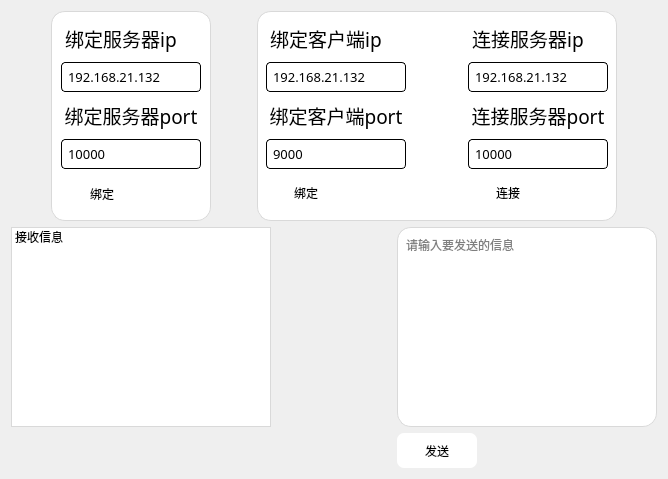
    <widget class="QWidget" name="network_page">
     <layout class="QGridLayout" name="gridLayout_25">
      <item row="0" column="0" colspan="3">
       <layout class="QHBoxLayout" name="horizontalLayout_6">
        <item>
         <spacer name="horizontalSpacer_13">
          <property name="orientation">
           <enum>Qt::Horizontal</enum>
          </property>
          <property name="sizeHint" stdset="0">
           <size>
            <width>40</width>
            <height>20</height>
           </size>
          </property>
         </spacer>
        </item>
        <item>
         <widget class="QWidget" name="TCP_server" native="true">
          <property name="minimumSize">
           <size>
            <width>160</width>
            <height>210</height>
           </size>
          </property>
          <property name="maximumSize">
           <size>
            <width>160</width>
            <height>210</height>
           </size>
          </property>
          <property name="styleSheet">
           <string notr="true">#TCP_server
{
	background-color: rgb(255, 255, 255);
	border-radius: 14px;
	border:1px solid rgb(217, 217, 217);
}</string>
          </property>
          <widget class="QLabel" name="Title_2">
           <property name="geometry">
            <rect>
             <x>10</x>
             <y>87</y>
             <width>140</width>
             <height>35</height>
            </rect>
           </property>
           <property name="sizePolicy">
            <sizepolicy hsizetype="Preferred" vsizetype="Preferred">
             <horstretch>0</horstretch>
             <verstretch>0</verstretch>
            </sizepolicy>
           </property>
           <property name="minimumSize">
            <size>
             <width>140</width>
             <height>35</height>
            </size>
           </property>
           <property name="maximumSize">
            <size>
             <width>140</width>
             <height>35</height>
            </size>
           </property>
           <property name="font">
            <font>
             <family>字魂布丁体(商用需授权)</family>
             <pointsize>14</pointsize>
            </font>
           </property>
           <property name="text">
            <string>绑定服务器port</string>
           </property>
           <property name="textFormat">
            <enum>Qt::AutoText</enum>
           </property>
           <property name="alignment">
            <set>Qt::AlignCenter</set>
           </property>
           <property name="indent">
            <number>0</number>
           </property>
          </widget>
          <widget class="QtMaterialAutoComplete" name="server_Bind_ip">
           <property name="enabled">
            <bool>true</bool>
           </property>
           <property name="geometry">
            <rect>
             <x>10</x>
             <y>51</y>
             <width>140</width>
             <height>30</height>
            </rect>
           </property>
           <property name="sizePolicy">
            <sizepolicy hsizetype="Preferred" vsizetype="Preferred">
             <horstretch>0</horstretch>
             <verstretch>0</verstretch>
            </sizepolicy>
           </property>
           <property name="minimumSize">
            <size>
             <width>140</width>
             <height>30</height>
            </size>
           </property>
           <property name="maximumSize">
            <size>
             <width>140</width>
             <height>30</height>
            </size>
           </property>
           <property name="baseSize">
            <size>
             <width>0</width>
             <height>0</height>
            </size>
           </property>
           <property name="font">
            <font>
             <family>zihunbudingti</family>
             <pointsize>10</pointsize>
             <weight>50</weight>
             <italic>false</italic>
             <bold>false</bold>
            </font>
           </property>
           <property name="styleSheet">
            <string notr="true">#server_Bind_ip{
 	background-color:white;
 	padding:2px 4px;
	border:1px solid black;
	border-radius:4px;
	font:10pt &quot;zihunbudingti&quot;;
}</string>
           </property>
           <property name="inputMask">
            <string/>
           </property>
           <property name="text">
            <string>192.168.21.132 </string>
           </property>
           <property name="placeholderText">
            <string>请输入用户名</string>
           </property>
          </widget>
          <widget class="QLabel" name="Title">
           <property name="geometry">
            <rect>
             <x>10</x>
             <y>10</y>
             <width>120</width>
             <height>35</height>
            </rect>
           </property>
           <property name="sizePolicy">
            <sizepolicy hsizetype="Preferred" vsizetype="Preferred">
             <horstretch>0</horstretch>
             <verstretch>0</verstretch>
            </sizepolicy>
           </property>
           <property name="minimumSize">
            <size>
             <width>120</width>
             <height>35</height>
            </size>
           </property>
           <property name="maximumSize">
            <size>
             <width>60</width>
             <height>35</height>
            </size>
           </property>
           <property name="font">
            <font>
             <family>字魂布丁体(商用需授权)</family>
             <pointsize>14</pointsize>
            </font>
           </property>
           <property name="text">
            <string>绑定服务器ip</string>
           </property>
           <property name="textFormat">
            <enum>Qt::AutoText</enum>
           </property>
           <property name="alignment">
            <set>Qt::AlignCenter</set>
           </property>
           <property name="indent">
            <number>0</number>
           </property>
          </widget>
          <widget class="QtMaterialAutoComplete" name="server_Bind_port">
           <property name="enabled">
            <bool>true</bool>
           </property>
           <property name="geometry">
            <rect>
             <x>10</x>
             <y>128</y>
             <width>140</width>
             <height>30</height>
            </rect>
           </property>
           <property name="sizePolicy">
            <sizepolicy hsizetype="Preferred" vsizetype="Preferred">
             <horstretch>0</horstretch>
             <verstretch>0</verstretch>
            </sizepolicy>
           </property>
           <property name="minimumSize">
            <size>
             <width>140</width>
             <height>30</height>
            </size>
           </property>
           <property name="maximumSize">
            <size>
             <width>140</width>
             <height>30</height>
            </size>
           </property>
           <property name="baseSize">
            <size>
             <width>0</width>
             <height>0</height>
            </size>
           </property>
           <property name="font">
            <font>
             <family>zihunbudingti</family>
             <pointsize>10</pointsize>
             <weight>50</weight>
             <italic>false</italic>
             <bold>false</bold>
            </font>
           </property>
           <property name="styleSheet">
            <string notr="true">#server_Bind_port{
 	background-color:white;
 	padding:2px 4px;
	border:1px solid black;
	border-radius:4px;
	font:10pt &quot;zihunbudingti&quot;;
}</string>
           </property>
           <property name="inputMask">
            <string/>
           </property>
           <property name="text">
            <string>10000</string>
           </property>
           <property name="placeholderText">
            <string>请输入用户名</string>
           </property>
          </widget>
          <widget class="QPushButton" name="server_Bind_Button">
           <property name="geometry">
            <rect>
             <x>11</x>
             <y>165</y>
             <width>80</width>
             <height>35</height>
            </rect>
           </property>
           <property name="sizePolicy">
            <sizepolicy hsizetype="Preferred" vsizetype="Preferred">
             <horstretch>0</horstretch>
             <verstretch>0</verstretch>
            </sizepolicy>
           </property>
           <property name="minimumSize">
            <size>
             <width>80</width>
             <height>35</height>
            </size>
           </property>
           <property name="maximumSize">
            <size>
             <width>80</width>
             <height>35</height>
            </size>
           </property>
           <property name="cursor">
            <cursorShape>PointingHandCursor</cursorShape>
           </property>
           <property name="styleSheet">
            <string notr="true">#server_Bind_Button {
	background-color: rgb(255, 255, 255);
    color: black;
    border: none;
    border-radius: 7px;
    width: 90px;
    height: 28px;
    font: 12pt &quot;字魂布丁体(商用需授权)&quot;;
}

#server_Bind_Button:hover {
    background-color: rgb(200, 220, 255); 
}

#server_Bind_Button:pressed {
    background-color: rgb(180, 200, 230); 
}</string>
           </property>
           <property name="text">
            <string>绑定</string>
           </property>
           <property name="iconSize">
            <size>
             <width>24</width>
             <height>24</height>
            </size>
           </property>
          </widget>
         </widget>
        </item>
        <item>
         <spacer name="horizontalSpacer_14">
          <property name="orientation">
           <enum>Qt::Horizontal</enum>
          </property>
          <property name="sizeHint" stdset="0">
           <size>
            <width>40</width>
            <height>20</height>
           </size>
          </property>
         </spacer>
        </item>
        <item>
         <widget class="QWidget" name="TCP_client" native="true">
          <property name="minimumSize">
           <size>
            <width>360</width>
            <height>210</height>
           </size>
          </property>
          <property name="maximumSize">
           <size>
            <width>360</width>
            <height>210</height>
           </size>
          </property>
          <property name="styleSheet">
           <string notr="true">#TCP_client
{
	background-color: rgb(255, 255, 255);
	border-radius: 14px;
	border:1px solid rgb(217, 217, 217);
}</string>
          </property>
          <layout class="QGridLayout" name="gridLayout_24">
           <item row="0" column="0">
            <layout class="QVBoxLayout" name="verticalLayout_15">
             <item>
              <widget class="QLabel" name="Title_3">
               <property name="sizePolicy">
                <sizepolicy hsizetype="Preferred" vsizetype="Preferred">
                 <horstretch>0</horstretch>
                 <verstretch>0</verstretch>
                </sizepolicy>
               </property>
               <property name="minimumSize">
                <size>
                 <width>120</width>
                 <height>35</height>
                </size>
               </property>
               <property name="maximumSize">
                <size>
                 <width>60</width>
                 <height>35</height>
                </size>
               </property>
               <property name="font">
                <font>
                 <family>字魂布丁体(商用需授权)</family>
                 <pointsize>14</pointsize>
                </font>
               </property>
               <property name="text">
                <string>绑定客户端ip</string>
               </property>
               <property name="textFormat">
                <enum>Qt::AutoText</enum>
               </property>
               <property name="alignment">
                <set>Qt::AlignCenter</set>
               </property>
               <property name="indent">
                <number>0</number>
               </property>
              </widget>
             </item>
             <item>
              <widget class="QtMaterialAutoComplete" name="client_Bind_ip">
               <property name="enabled">
                <bool>true</bool>
               </property>
               <property name="sizePolicy">
                <sizepolicy hsizetype="Preferred" vsizetype="Preferred">
                 <horstretch>0</horstretch>
                 <verstretch>0</verstretch>
                </sizepolicy>
               </property>
               <property name="minimumSize">
                <size>
                 <width>140</width>
                 <height>30</height>
                </size>
               </property>
               <property name="maximumSize">
                <size>
                 <width>140</width>
                 <height>30</height>
                </size>
               </property>
               <property name="baseSize">
                <size>
                 <width>0</width>
                 <height>0</height>
                </size>
               </property>
               <property name="font">
                <font>
                 <family>zihunbudingti</family>
                 <pointsize>10</pointsize>
                 <weight>50</weight>
                 <italic>false</italic>
                 <bold>false</bold>
                </font>
               </property>
               <property name="styleSheet">
                <string notr="true">#client_Bind_ip{
 	background-color:white;
 	padding:2px 4px;
	border:1px solid black;
	border-radius:4px;
	font:10pt &quot;zihunbudingti&quot;;
}</string>
               </property>
               <property name="inputMask">
                <string/>
               </property>
               <property name="text">
                <string>192.168.21.132</string>
               </property>
               <property name="placeholderText">
                <string>请输入用户名</string>
               </property>
              </widget>
             </item>
             <item>
              <widget class="QLabel" name="Title_4">
               <property name="sizePolicy">
                <sizepolicy hsizetype="Preferred" vsizetype="Preferred">
                 <horstretch>0</horstretch>
                 <verstretch>0</verstretch>
                </sizepolicy>
               </property>
               <property name="minimumSize">
                <size>
                 <width>140</width>
                 <height>35</height>
                </size>
               </property>
               <property name="maximumSize">
                <size>
                 <width>140</width>
                 <height>35</height>
                </size>
               </property>
               <property name="font">
                <font>
                 <family>字魂布丁体(商用需授权)</family>
                 <pointsize>14</pointsize>
                </font>
               </property>
               <property name="text">
                <string>绑定客户端port</string>
               </property>
               <property name="textFormat">
                <enum>Qt::AutoText</enum>
               </property>
               <property name="alignment">
                <set>Qt::AlignCenter</set>
               </property>
               <property name="indent">
                <number>0</number>
               </property>
              </widget>
             </item>
             <item>
              <widget class="QtMaterialAutoComplete" name="client_Bind_port">
               <property name="enabled">
                <bool>true</bool>
               </property>
               <property name="sizePolicy">
                <sizepolicy hsizetype="Preferred" vsizetype="Preferred">
                 <horstretch>0</horstretch>
                 <verstretch>0</verstretch>
                </sizepolicy>
               </property>
               <property name="minimumSize">
                <size>
                 <width>140</width>
                 <height>30</height>
                </size>
               </property>
               <property name="maximumSize">
                <size>
                 <width>140</width>
                 <height>30</height>
                </size>
               </property>
               <property name="baseSize">
                <size>
                 <width>0</width>
                 <height>0</height>
                </size>
               </property>
               <property name="font">
                <font>
                 <family>zihunbudingti</family>
                 <pointsize>10</pointsize>
                 <weight>50</weight>
                 <italic>false</italic>
                 <bold>false</bold>
                </font>
               </property>
               <property name="styleSheet">
                <string notr="true">#client_Bind_port{
 	background-color:white;
 	padding:2px 4px;
	border:1px solid black;
	border-radius:4px;
	font:10pt &quot;zihunbudingti&quot;;
}</string>
               </property>
               <property name="inputMask">
                <string/>
               </property>
               <property name="text">
                <string>9000</string>
               </property>
               <property name="placeholderText">
                <string>请输入用户名</string>
               </property>
              </widget>
             </item>
             <item>
              <widget class="QPushButton" name="client_Bind_Button">
               <property name="sizePolicy">
                <sizepolicy hsizetype="Preferred" vsizetype="Preferred">
                 <horstretch>0</horstretch>
                 <verstretch>0</verstretch>
                </sizepolicy>
               </property>
               <property name="minimumSize">
                <size>
                 <width>80</width>
                 <height>35</height>
                </size>
               </property>
               <property name="maximumSize">
                <size>
                 <width>80</width>
                 <height>35</height>
                </size>
               </property>
               <property name="cursor">
                <cursorShape>PointingHandCursor</cursorShape>
               </property>
               <property name="styleSheet">
                <string notr="true">#client_Bind_Button {
	background-color: rgb(255, 255, 255);
    color: black;
    border: none;
    border-radius: 7px;
    width: 90px;
    height: 28px;
    font: 12pt &quot;字魂布丁体(商用需授权)&quot;;
}

#client_Bind_Button:hover {
    background-color: rgb(200, 220, 255); 
}

#client_Bind_Button:pressed {
    background-color: rgb(180, 200, 230); 
}</string>
               </property>
               <property name="text">
                <string>绑定</string>
               </property>
               <property name="iconSize">
                <size>
                 <width>24</width>
                 <height>24</height>
                </size>
               </property>
              </widget>
             </item>
            </layout>
           </item>
           <item row="0" column="1">
            <spacer name="horizontalSpacer_11">
             <property name="orientation">
              <enum>Qt::Horizontal</enum>
             </property>
             <property name="sizeHint" stdset="0">
              <size>
               <width>43</width>
               <height>20</height>
              </size>
             </property>
            </spacer>
           </item>
           <item row="0" column="2">
            <layout class="QVBoxLayout" name="verticalLayout_16">
             <item>
              <widget class="QLabel" name="Title_5">
               <property name="sizePolicy">
                <sizepolicy hsizetype="Preferred" vsizetype="Preferred">
                 <horstretch>0</horstretch>
                 <verstretch>0</verstretch>
                </sizepolicy>
               </property>
               <property name="minimumSize">
                <size>
                 <width>120</width>
                 <height>35</height>
                </size>
               </property>
               <property name="maximumSize">
                <size>
                 <width>60</width>
                 <height>35</height>
                </size>
               </property>
               <property name="font">
                <font>
                 <family>字魂布丁体(商用需授权)</family>
                 <pointsize>14</pointsize>
                </font>
               </property>
               <property name="text">
                <string>连接服务器ip</string>
               </property>
               <property name="textFormat">
                <enum>Qt::AutoText</enum>
               </property>
               <property name="alignment">
                <set>Qt::AlignCenter</set>
               </property>
               <property name="indent">
                <number>0</number>
               </property>
              </widget>
             </item>
             <item>
              <widget class="QtMaterialAutoComplete" name="Connect_ip">
               <property name="enabled">
                <bool>true</bool>
               </property>
               <property name="sizePolicy">
                <sizepolicy hsizetype="Preferred" vsizetype="Preferred">
                 <horstretch>0</horstretch>
                 <verstretch>0</verstretch>
                </sizepolicy>
               </property>
               <property name="minimumSize">
                <size>
                 <width>140</width>
                 <height>30</height>
                </size>
               </property>
               <property name="maximumSize">
                <size>
                 <width>140</width>
                 <height>30</height>
                </size>
               </property>
               <property name="baseSize">
                <size>
                 <width>0</width>
                 <height>0</height>
                </size>
               </property>
               <property name="font">
                <font>
                 <family>zihunbudingti</family>
                 <pointsize>10</pointsize>
                 <weight>50</weight>
                 <italic>false</italic>
                 <bold>false</bold>
                </font>
               </property>
               <property name="styleSheet">
                <string notr="true">#Connect_ip{
 	background-color:white;
 	padding:2px 4px;
	border:1px solid black;
	border-radius:4px;
	font:10pt &quot;zihunbudingti&quot;;
}</string>
               </property>
               <property name="inputMask">
                <string/>
               </property>
               <property name="text">
                <string>192.168.21.132</string>
               </property>
               <property name="placeholderText">
                <string>请输入用户名</string>
               </property>
              </widget>
             </item>
             <item>
              <widget class="QLabel" name="Title_6">
               <property name="sizePolicy">
                <sizepolicy hsizetype="Preferred" vsizetype="Preferred">
                 <horstretch>0</horstretch>
                 <verstretch>0</verstretch>
                </sizepolicy>
               </property>
               <property name="minimumSize">
                <size>
                 <width>140</width>
                 <height>35</height>
                </size>
               </property>
               <property name="maximumSize">
                <size>
                 <width>140</width>
                 <height>35</height>
                </size>
               </property>
               <property name="font">
                <font>
                 <family>字魂布丁体(商用需授权)</family>
                 <pointsize>14</pointsize>
                </font>
               </property>
               <property name="text">
                <string>连接服务器port</string>
               </property>
               <property name="textFormat">
                <enum>Qt::AutoText</enum>
               </property>
               <property name="alignment">
                <set>Qt::AlignCenter</set>
               </property>
               <property name="indent">
                <number>0</number>
               </property>
              </widget>
             </item>
             <item>
              <widget class="QtMaterialAutoComplete" name="Connect_port">
               <property name="enabled">
                <bool>true</bool>
               </property>
               <property name="sizePolicy">
                <sizepolicy hsizetype="Preferred" vsizetype="Preferred">
                 <horstretch>0</horstretch>
                 <verstretch>0</verstretch>
                </sizepolicy>
               </property>
               <property name="minimumSize">
                <size>
                 <width>140</width>
                 <height>30</height>
                </size>
               </property>
               <property name="maximumSize">
                <size>
                 <width>140</width>
                 <height>30</height>
                </size>
               </property>
               <property name="baseSize">
                <size>
                 <width>0</width>
                 <height>0</height>
                </size>
               </property>
               <property name="font">
                <font>
                 <family>zihunbudingti</family>
                 <pointsize>10</pointsize>
                 <weight>50</weight>
                 <italic>false</italic>
                 <bold>false</bold>
                </font>
               </property>
               <property name="styleSheet">
                <string notr="true">#Connect_port{
 	background-color:white;
 	padding:2px 4px;
	border:1px solid black;
	border-radius:4px;
	font:10pt &quot;zihunbudingti&quot;;
}</string>
               </property>
               <property name="inputMask">
                <string/>
               </property>
               <property name="text">
                <string>10000</string>
               </property>
               <property name="placeholderText">
                <string>请输入用户名</string>
               </property>
              </widget>
             </item>
             <item>
              <widget class="QPushButton" name="Connect_Button">
               <property name="sizePolicy">
                <sizepolicy hsizetype="Preferred" vsizetype="Preferred">
                 <horstretch>0</horstretch>
                 <verstretch>0</verstretch>
                </sizepolicy>
               </property>
               <property name="minimumSize">
                <size>
                 <width>80</width>
                 <height>35</height>
                </size>
               </property>
               <property name="maximumSize">
                <size>
                 <width>80</width>
                 <height>35</height>
                </size>
               </property>
               <property name="cursor">
                <cursorShape>PointingHandCursor</cursorShape>
               </property>
               <property name="styleSheet">
                <string notr="true">#Connect_Button {
	background-color: rgb(255, 255, 255);
    color: black;
    border: none;
    border-radius: 7px;
    width: 90px;
    height: 28px;
    font: 12pt &quot;字魂布丁体(商用需授权)&quot;;
}

#Connect_Button:hover {
    background-color: rgb(200, 220, 255); 
}

#Connect_Button:pressed {
    background-color: rgb(180, 200, 230); 
}</string>
               </property>
               <property name="text">
                <string>连接</string>
               </property>
               <property name="iconSize">
                <size>
                 <width>24</width>
                 <height>24</height>
                </size>
               </property>
              </widget>
             </item>
            </layout>
           </item>
          </layout>
         </widget>
        </item>
        <item>
         <spacer name="horizontalSpacer_15">
          <property name="orientation">
           <enum>Qt::Horizontal</enum>
          </property>
          <property name="sizeHint" stdset="0">
           <size>
            <width>40</width>
            <height>20</height>
           </size>
          </property>
         </spacer>
        </item>
       </layout>
      </item>
      <item row="1" column="0">
       <layout class="QVBoxLayout" name="verticalLayout_18">
        <item>
         <widget class="QListWidget" name="recive_list">
          <property name="sizePolicy">
           <sizepolicy hsizetype="Preferred" vsizetype="Preferred">
            <horstretch>0</horstretch>
            <verstretch>0</verstretch>
           </sizepolicy>
          </property>
          <property name="minimumSize">
           <size>
            <width>260</width>
            <height>200</height>
           </size>
          </property>
          <property name="maximumSize">
           <size>
            <width>260</width>
            <height>200</height>
           </size>
          </property>
          <property name="styleSheet">
           <string notr="true">#recive_list
{
	background-color: rgb(255, 255, 255);
	border:1px solid rgb(217, 217, 217);
}</string>
          </property>
          <item>
           <property name="text">
            <string>接收信息</string>
           </property>
          </item>
         </widget>
        </item>
        <item>
         <spacer name="verticalSpacer">
          <property name="orientation">
           <enum>Qt::Vertical</enum>
          </property>
          <property name="sizeHint" stdset="0">
           <size>
            <width>20</width>
            <height>40</height>
           </size>
          </property>
         </spacer>
        </item>
       </layout>
      </item>
      <item row="1" column="1">
       <spacer name="horizontalSpacer_16">
        <property name="orientation">
         <enum>Qt::Horizontal</enum>
        </property>
        <property name="sizeHint" stdset="0">
         <size>
          <width>40</width>
          <height>20</height>
         </size>
        </property>
       </spacer>
      </item>
      <item row="1" column="2">
       <layout class="QVBoxLayout" name="verticalLayout_17">
        <item>
         <widget class="QTextEdit" name="send_text">
          <property name="sizePolicy">
           <sizepolicy hsizetype="Preferred" vsizetype="Preferred">
            <horstretch>0</horstretch>
            <verstretch>0</verstretch>
           </sizepolicy>
          </property>
          <property name="minimumSize">
           <size>
            <width>260</width>
            <height>200</height>
           </size>
          </property>
          <property name="maximumSize">
           <size>
            <width>260</width>
            <height>200</height>
           </size>
          </property>
          <property name="styleSheet">
           <string notr="true">#send_text
{
	background-color: rgb(255, 255, 255);
	border-radius: 14px;
	border:1px solid rgb(217, 217, 217);
	padding: 4px;
}</string>
          </property>
          <property name="placeholderText">
           <string>请输入要发送的信息</string>
          </property>
         </widget>
        </item>
        <item>
         <layout class="QHBoxLayout" name="horizontalLayout_9">
          <item>
           <widget class="QPushButton" name="Sendc_Button">
            <property name="sizePolicy">
             <sizepolicy hsizetype="Preferred" vsizetype="Preferred">
              <horstretch>0</horstretch>
              <verstretch>0</verstretch>
             </sizepolicy>
            </property>
            <property name="minimumSize">
             <size>
              <width>80</width>
              <height>35</height>
             </size>
            </property>
            <property name="maximumSize">
             <size>
              <width>80</width>
              <height>35</height>
             </size>
            </property>
            <property name="cursor">
             <cursorShape>PointingHandCursor</cursorShape>
            </property>
            <property name="styleSheet">
             <string notr="true">#Sendc_Button {
	background-color: rgb(255, 255, 255);
    color: black;
    border: none;
    border-radius: 7px;
    width: 90px;
    height: 28px;
    font: 12pt &quot;字魂布丁体(商用需授权)&quot;;
}

#Sendc_Button:hover {
    background-color: rgb(200, 220, 255); 
}

#Sendc_Button:pressed {
    background-color: rgb(180, 200, 230); 
}</string>
            </property>
            <property name="text">
             <string>发送</string>
            </property>
            <property name="iconSize">
             <size>
              <width>24</width>
              <height>24</height>
             </size>
            </property>
           </widget>
          </item>
          <item>
           <spacer name="horizontalSpacer_17">
            <property name="orientation">
             <enum>Qt::Horizontal</enum>
            </property>
            <property name="sizeHint" stdset="0">
             <size>
              <width>40</width>
              <height>20</height>
             </size>
            </property>
           </spacer>
          </item>
         </layout>
        </item>
       </layout>
      </item>
     </layout>
    </widget>
